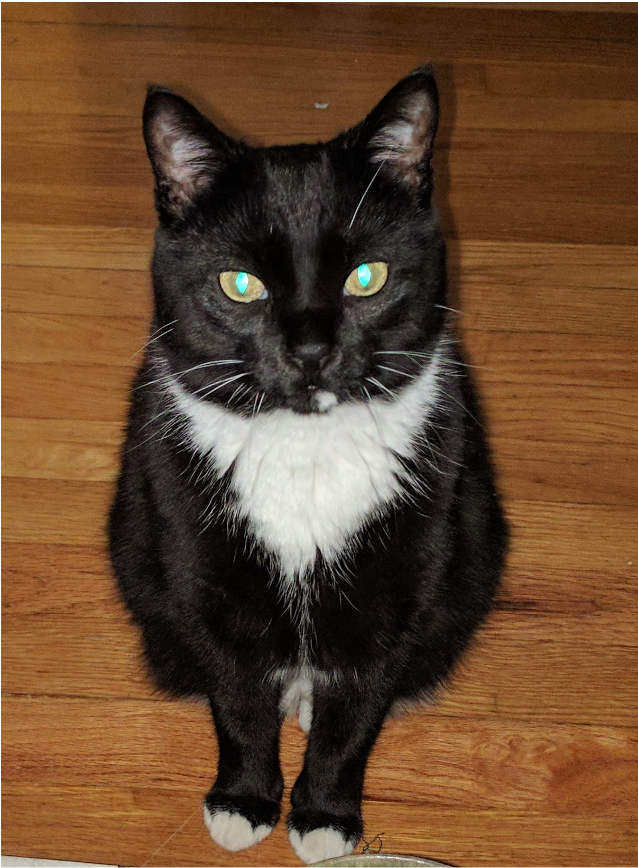
#> input picture P4/PNGs/hide_image.png, 638 x 868 px
$ python decode_image.py
#> lines starting #> are read from the running program, lines starting #| are printed output that depends on the picture
### P4/utils.py
import imageio as iio
import matplotlib.pyplot as plt
import numpy as np
from PIL import Image as im
import itertools as it

# [51 lines left out: functions read_px, read_BGR, read_if_alpha, getBitsFromSingleChannel, read_px, read_BGR, not called in this run]

def only_red(px):
    return [str(px[0]&1)]

def only_green(px):
    return [str(px[1]&1)]

def only_blue(px):
    return [str(px[2]&1)]

def get_2LSB(px):
    """Return second-least-significant-bit of each channel"""
    return [str((x>>1)&1) for x in px]

def get_21LSB(px):
    return [format(x&3, '02b') for x in px]


# [82 lines left out: functions get_bits2, getBitsFromSingleChannel, getBitsFromSingleChannel_better, getBitsFromSingleChannelReversed, not called in this run]

def get_bits(img, func=lambda x: x&1):
    """Given an image and a function to select bits from each pixel channel,
    return a bitstring of the selected bits.

    @param img: imageio image object
    @param func: function that takes a channel value and returns zero or more
        bits (default returns LSB)
    @return: string of extracted bits in the image, in left-to-right,
        top-to-bottom, RGB order
    """
    # [4 lines of commented-out code are left out]
    height, width, _ = img.shape
    bits = ""

    for r in range(height):
        for c in range(width):
            for x in range(3):
                bits += str(func(img[r, c, x]))
    return bits

# [20 lines left out: function get_bits_ttb, not called in this run]


def bits_to_bytes(bitstring):
    """Given a bitstring, break them into a list of bitstrings of length 8"""
    bytes = []
    for i in range(len(bitstring) // 8):
        byte = ''.join(bitstring[i*8:(i+1)*8])  # Drops any at the end that don't fit into a multiple of 8
        bytes.append(byte)
    return bytes


def big_endian(bitstring):
    """Given a bitstring, read as a big-endian int"""
    bytes = []
    for i in range(len(bitstring), 0, -8):
        bytes.append(bitstring[i-8:i])  # Drops leading bits that don't fit into a multiple of 8
    # print(bytes)
    converted = ''.join(bytes)
    # print(converted)
    return int(converted, 2)


# [58 lines left out: functions magnify_LSB, get_LSB_histogram, save, not called in this run]

### P4/decode_image.py
import sys

import imageio.v3 as iio
import numpy as np
from PIL import Image as im

import utils

def bits_to_img(bits, height, width):
    """Given a bitstring and dimensions for a desired image, read the bits as
    the channel values for a PIL Image object

    @param bits: a bitstring expected to have at least 8*height*width*3 bits,
        representing the values for the image in left-to-right, top-to-bottom,
        RGB order
    @param height: height of the desired image
    @param width: width of the desired image
    @return: a PIL Image object constructed from the parameters"""
    # Create an array of zeroes in the desired final shape
    array = np.zeros((height, width, 3), np.uint8)
    # Convert bits to bytes
    bytes = utils.bits_to_bytes(bits)
    i=0  # Counter for which byte we're working with
    # Iterate across channels, columns, rows to insert bytes appropriately
    for h in range(height):
        for w in range(width):
            for x in range(3):
                array[h, w, x] = int(bytes[i], 2)
                i += 1
    # Create image from array
    img = im.fromarray(array, mode='RGB')
    return img


def img_to_bytes(img):
    png_encoded = iio.imwrite("<bytes>", img, extension=".png")
    return png_encoded


def decode_img(filename, savename):
    """Read an encoded image from a given image file"""
#> called with filename = 'PNGs/hide_image.png', savename = 'decodedimages/hide_image.png'
    # Load image
    img = iio.imread(filename)
#> img is the input picture: shape (868, 638, 4); mean R, G, B, A 101.7, 71, 45.4, 253.8
    # Extract least-significant bits as string
    bits = utils.get_bits(img)  # lambda gets LSB of x
    # Parse header
    height_bitstring = bits[0:32]
#> height_bitstring = '00000000000000000000000000111100'
    width_bitstring = bits[32:64]
#> width_bitstring = '00000000000000000000000001010000'
    height = int(height_bitstring, 2)
#> height = 60
    width = int(width_bitstring, 2)
#> width = 80
    print('Height: {}, width: {}'.format(utils.big_endian(height_bitstring), utils.big_endian(width_bitstring)))
#| Height: 1006632960, width: 1342177280
    # Get image vals from bits after header
    img = bits_to_img(bits[64:], height, width)
#> after the loop in bits_to_img, `for h in range(height):`:
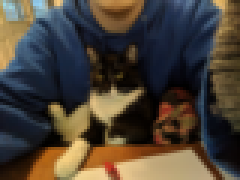
#> array: shape (60, 80, 3) (shown 3 times larger); mean of channels 0, 1, 2 74.3, 65.3, 54.8; drawn as R, G, B
    img.show()
    # utils.save(img, savename)


if __name__ == "__main__":
    if len(sys.argv) > 1:
        target = sys.argv[1]
        savename = sys.argv[2]
    else:
        target = 'PNGs/hide_image.png'
        savename = 'decodedimages/hide_image.png'
    decode_img(target, savename)
